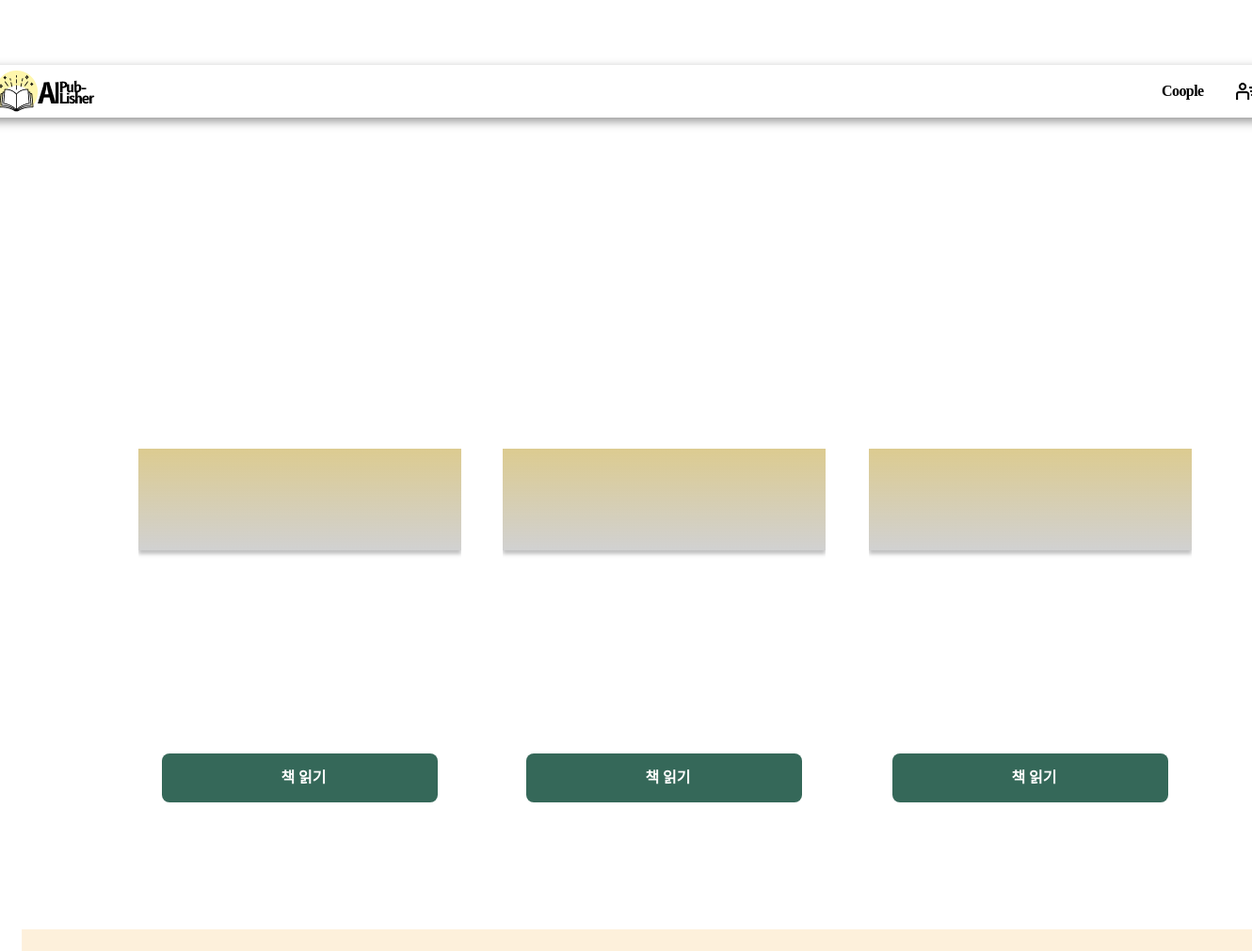
The app's page /AI_Publisher/show_gallery/, older data.
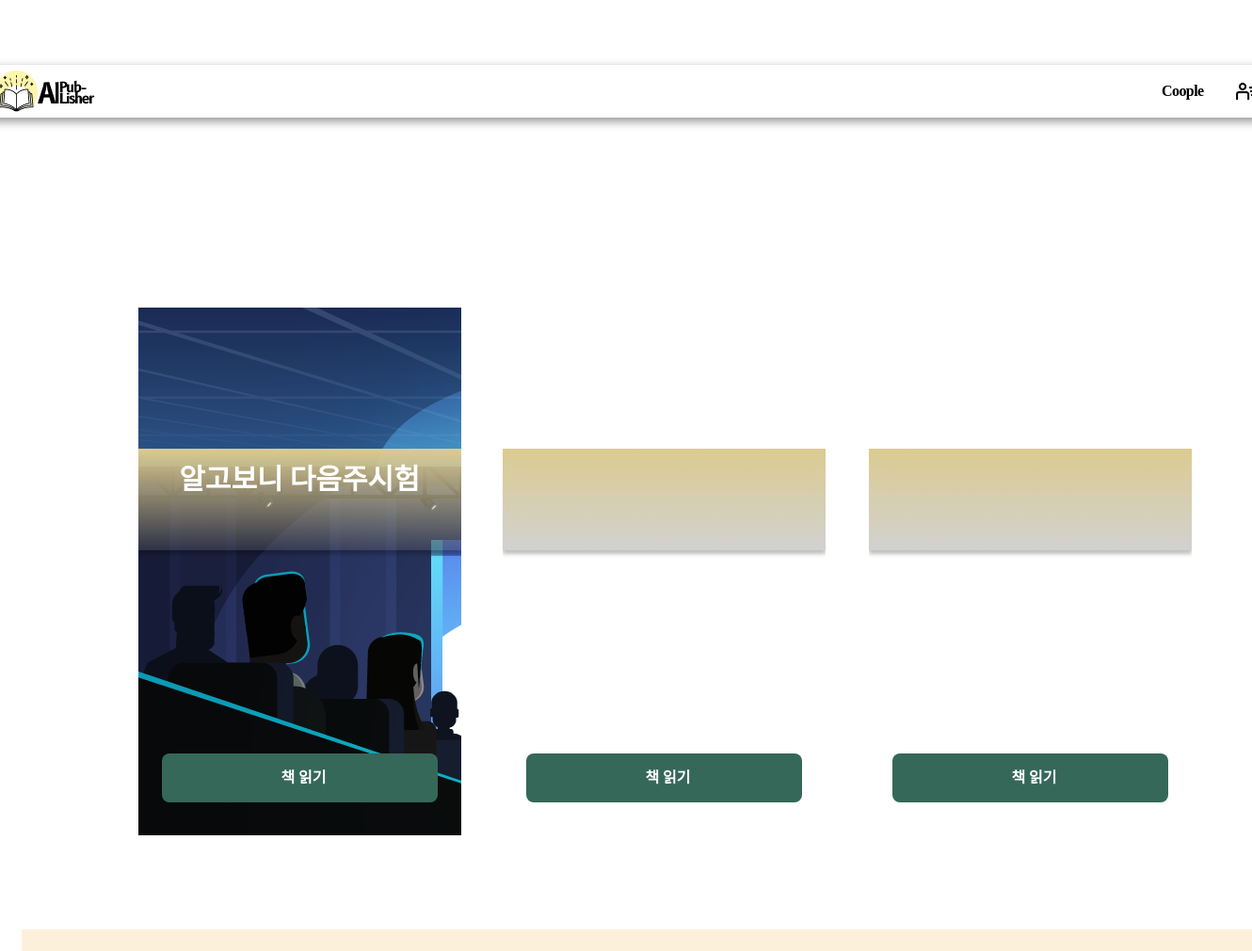
The same page, newer data.
### AI_Publisher/models.py (models this page shows)
class BookPage(models.Model):
    id = models.AutoField(primary_key=True)
    backgroundUrl = models.CharField(max_length=200)
    context = models.CharField(max_length=200)
    elements = models.ManyToManyField(BookElement)

class BookInfo(models.Model):
    BookNo = models.AutoField(primary_key=True)
    BookTitle = models.CharField(max_length=30)
    bookPages = models.ManyToManyField(BookPage) #첫번째 페이지가 표지랑 제목 있음
    typeCnt = models.IntegerField(null=True)
    wordCnt = models.IntegerField(null=True)
    ModifyDateTime = models.DateTimeField(null=True)

### AI_Publisher/views.py (the view, shortened to what this page needs)
# urls.py: path('show_gallery/', views.show_gallery),
def show_gallery(request):
    bookInfos = BookInfo.objects.raw('SELECT * FROM AI_Publisher_bookinfo WHERE length(BookTitle) > 0') # BookTitle 이 공백 아닌 값들 가져오기
    backgroundList = []
    titleList = []
    userbook = []
    for bookInfo in bookInfos:
        no = bookInfo.BookNo # 책 번호
        title = bookInfo.BookTitle
        bookPage = BookInfo_bookPages.objects.filter(bookinfo_id = no)[0]
        myBookCoverPage = BookPage.objects.filter(id = bookPage.bookpage_id)[0]
        coverBackgroundUrl = myBookCoverPage.backgroundUrl
        backgroundList.append(coverBackgroundUrl)
        titleList.append(title)
    print(backgroundList)
    print(titleList)
    print(len(backgroundList))
    userbook.append(len(backgroundList))
    return render(request, 'AI_Publisher/show_gallery.html', {'mybackground': backgroundList,
                                                              'title': titleList,
                                                              'userbook': userbook})

### templates/AI_Publisher/show_gallery.html (shortened to what this page needs)
{% load static %}
<!doctype html>
<html lang="ko">
<head>
    <link rel="stylesheet" type="text/css" href="{% static 'show_gallery.css' %}">
    <link rel="stylesheet" type="text/css" href="{% static 'navbar.css' %}">
</head>
<body onload="navbar_function(); set_page();">
    <div class="background" id="backGround">
        <div class="background" id="Field">
            <div class="storybook_box" id="book_box">
                <div class="storybook" id="storybook_1"><img class="storybook_bg" id="storybook1" src="{{mybackground.0}}">
                    <div class="storybook_title" id="storybook1_title">
                        <div class="storybook_title_text" id="storybook1_title_text">{{title.0}}</div>
                    </div>
                    <div class="storybook_btn" id="storybook1_btn">
                        <div class="storybook_btn_text" id="storybook1_btn_text">책 읽기</div>
                    </div>
                </div>
                <div class="storybook" id="storybook_2"><img class="storybook_bg" id="storybook2" src="{{mybackground.1}}">
                    <div class="storybook_title" id="storybook2_title">
                        <div class="storybook_title_text" id="storybook2_title_text">{{title.1}}</div>
                    </div>
                    <div class="storybook_btn" id="storybook2_btn">
                        <div class="storybook_btn_text" id="storybook2_btn_text">책 읽기</div>
                    </div>
                </div>
                <div class="storybook" id="storybook_3"><img class="storybook_bg" id="storybook3" src="{{mybackground.2}}">
                    <div class="storybook_title" id="storybook3_title">
                        <div class="storybook_title_text" id="storybook3_title_text">{{title.2}}</div>
                    </div>
                    <div class="storybook_btn" id="storybook3_btn">
                        <div class="storybook_btn_text" id="storybook3_btn_text">책 읽기</div>
                    </div>
                </div>
            </div>
        <div class="shelf" id="shelf"></div>
        <div class="upper_bar" id="upper_bar">
            <div class="AI_Publisher_image" id="AI_Publisher_image"></div>
            <div class="user_icon" id="user_icon"></div>
            <div class="username" id="username"></div>
        </div>
        </div>
    </div>
</body>
</html>

### static/show_gallery.css (style rules this page uses)
#Field { position: absolute; width: 1340px; height: 949px; left: calc(50% - 1340px / 2); top: calc(50% - 949px / 2 + 37.5px); background: #ffffff; }
#shelf { position: absolute; width: 1340px; height: 30px; left: calc(50% - 1337px/2 + 26px); top: calc(50% - 30px/2 + 460px); background: url("img/shelf.png"); background-repeat: no-repeat; }
#book_box { position: absolute; width: 1119px; height: 561px; left: 156px; top: 258px; }
.storybook { position: absolute; width: 343px; height: 562px; top: calc(50% - 562px/2); overflow: hidden; }
#storybook_1 { left: calc(50% - 343px / 2 - 392.5px); }
#storybook_2 { left: calc(50% - 343px / 2 - 5.5px); }
#storybook_3 { left: calc(50% - 343px / 2 + 383.5px); }
.storybook_title { position: absolute; width: 343px; height: 108px; border-radius: 0px; top: calc(50% - 562px/2 + 151px); background: linear-gradient(180deg, #FBEAAF 0%, rgba(137, 137, 137, 0) 100%), rgba(102, 102, 102, 0.3); background-blend-mode: difference, normal; box-shadow: 0px 4px 4px rgba(0, 0, 0, 0.25); z-index: 1; }
.storybook_bg { width:100%px; height:100%px; object-fit:contain; }
#storybook1_title { left: calc(50% - 343px / 2); }
#storybook2_title { left: calc(50% - 343px / 2); }
#storybook3_title { left: calc(50% - 343px / 2); }
.storybook_title_text { width: 300px; height: 70px; top: calc(50% - 70px/2); font-family: Inter; font-style: normal; font-weight: bold; font-size: 30px; line-height: 26px; padding: 19px 21.5px; text-align: center; color: #FFFFFF; z-index: 2; }
.storybook_btn { position: absolute; width: 293px; height: 52px; background: #356859; border-radius: 8px; }
#storybook1_btn { left: calc(50% - 293px / 2); top: calc(50% - 52px / 2 + 220px); }
#storybook2_btn { left: calc(50% - 293px / 2); top: calc(50% - 52px / 2 + 220px); }
#storybook3_btn { left: calc(50% - 293px / 2); top: calc(50% - 52px / 2 + 220px); }
.storybook_btn_text { width: 60px; height: 50px; font-family: Inter; font-style: normal; font-weight: bold; font-size: 16px; line-height: 22px; color: #FFFFFF; text-align: center; padding: 14px 121px; }

### static/navbar.css (style rules this page uses)
#upper_bar { position: absolute; width: 1440px; height: 56px; left: calc(50% - 1440px/2); top: 0px; z-index: 10; background: #FFFFFF; box-shadow: 0px 4px 10px rgba(0, 0, 0, 0.42); }
#AI_Publisher_image { position: absolute; width: 113px; height: 45px; left: 50px; top: 6px; background-image: url(img/navbar_logo.png); background-size : cover; }
#user_icon { position: absolute; width: 24px; height: 24px; left: 1366px; top: 16px; background-image: url(img/user_icon.png); background-size : cover; }
#username { position: absolute; width: 73px; height: 24px; left: calc(50% - 73px/2 + 605.5px); top: calc(50% - 24px/2); font-family: IBM Plex Sans; font-style: normal; font-weight: bold; font-size: 16px; line-height: 150%; display: flex; align-items: center; text-align: right; letter-spacing: -0.035em; text-transform: capitalize; color: #000000; }

Row changes from the older to the newer data that the page shows:
added BookPage: backgroundUrl (picture)
added BookInfo: BookTitle "알고보니 다음주시험"
